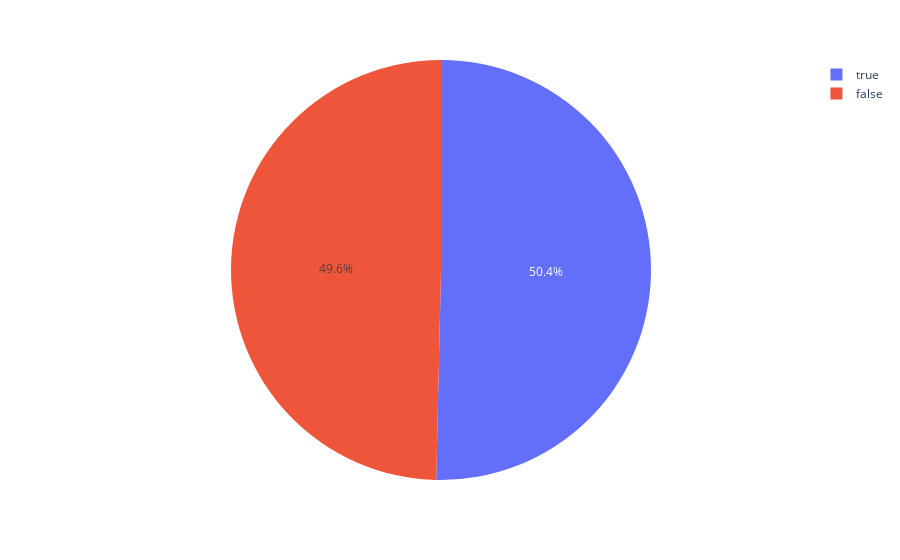

The cell this chart's notebook holds for it:
### Markdown cell above
Concluion=Most of the travellers are from earth and are not vip and not wanting cryosleep and goining to Trappist-1e planet.

### Code cell
#Data visulization (Target col)
px.pie(df,names=df["Transported"])

### Figure 1 — Plotly figure (JSON) as saved in the notebook; plotly's stock layout.template omitted (floating-point values rounded to 4 significant figures; data arrays with more than 128 entries replaced by an {"elided": "..."} marker saying what was removed)
{"data": [{"domain": {"x": [0, 1], "y": [0, 1]}, "hovertemplate": "Transported=%{label}<extra></extra>", "labels": {"elided": "8693 bool values"}, "legendgroup": "", "name": "", "showlegend": true, "type": "pie"}], "layout": {"autosize": true, "legend": {"tracegroupgap": 0}, "margin": {"t": 60}}}
